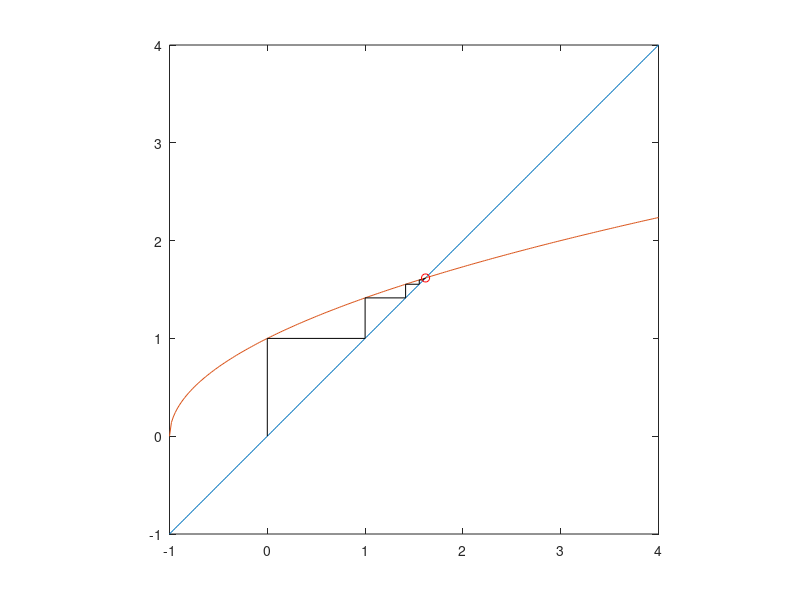

The MATLAB source for this figure: (Note: this script raises an error after producing the figure.)
function fixedpoint(f,xmin,xmax,xstart);
% FIXEDPOINT  Illustrate fixed point iteration.
% fixedpoint(f,xmin,xmax,xstart) tries to solve x = f(x).
% Examples
%   f = @(x) sqrt(1+x); fixedpoint(f, -1, 4, 0)  (Default)
%   f = @(x) 1./x+1; fixedpoint(f, .5, 2.5, 1)
%   f = @(x) cos(x); fixedpoint(f, -pi/4, pi/2, 0)
%   a = sqrt(2); f = @(x) a.^x; fixedpoint(f, 1, 5, 3)
%   a = 3+randn, f = @(x) a*x.*(1-x); ...
%      fixedpoint(f, 0, 1, .5), title([num2str(a) '*x*(1-x)'])  

%   Copyright 2014 Cleve Moler
%   Copyright 2014 The MathWorks, Inc.
% Default example

if nargin == 0
   f = @(x) sqrt(1 + x);
   xmin = -1;
   xmax = 4;
   xstart = 0;
end

% Iteration

x = xstart;
y = f(x);
n = 1;
while (x(n) ~= y(n)) & (n < 50) & (max(abs(y)) < 100)
   n = n+1;
   x(n) = y(n-1);
   y(n) = f(x(n));
end

% Plot

t = sort([xmin:(xmax-xmin)/256:xmax x]);
x = [x; x];
y = [x(1) y(1:n-1); y];
plot(t,t,'-',t,f(t),'-',x(:),y(:),'k-',x(end),y(end),'ro');
axis tight square
set(zoom(gcf),'ActionPostCallback','zoomer')
